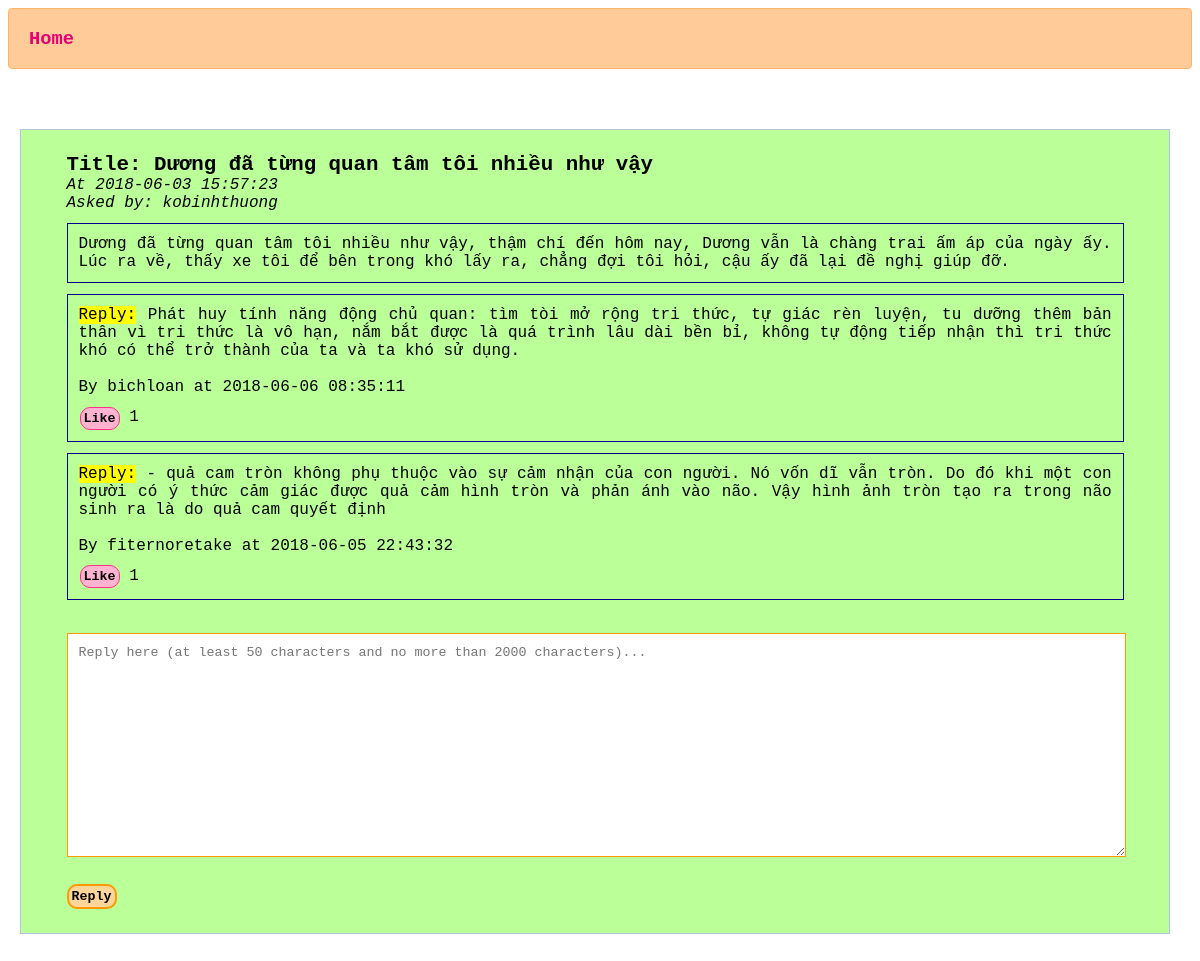
The page /question_page.php?id=16 (signed in) on the database its author committed.
### tables this page shows
CREATE TABLE IF NOT EXISTS `topic` (
  `topic_id` int(200) NOT NULL AUTO_INCREMENT,
  `user_id` int(200) NOT NULL,
  `level` enum('2nd year students','3rd year students','4th year students') NOT NULL,
  `subject` text NOT NULL,
  `t_content` text NOT NULL,
  `date` datetime NOT NULL DEFAULT CURRENT_TIMESTAMP,
  PRIMARY KEY (`topic_id`),
  KEY `fk_topic1` (`user_id`)
);

CREATE TABLE IF NOT EXISTS `users` (
  `user_id` int(200) NOT NULL AUTO_INCREMENT,
  `user_name` varchar(20) NOT NULL,
  `password` varchar(50) NOT NULL,
  PRIMARY KEY (`user_id`)
);

### question_page.php (the view, shortened to what this page needs)
<!DOCTYPE html>
<?php
$db = mysqli_connect('localhost', 'root', '', 'forum') or die("Failed to connect to MySQL: " . mysqli_error());
$topic_id = $_GET['id'];
$get_topic = mysqli_query($db, "SELECT user_id, subject, `t_content`, `date` FROM `topic` WHERE topic_id = '$topic_id'");
$get_topic_result = mysqli_fetch_array($get_topic);
$subject = $get_topic_result['subject'];
$content = $get_topic_result['t_content'];
$date = $get_topic_result['date'];
$author_id = $get_topic_result['user_id'];
$get_u_name = mysqli_query($db, "SELECT `user_name` FROM `users` WHERE user_id = '$author_id'");
$get_u_name_result = mysqli_fetch_array($get_u_name);
$author_name = $get_u_name_result['user_name'];
$get_reply = mysqli_query($db, "SELECT reply_id, user_id, content, date FROM `replies` WHERE topic_id = '$topic_id'");
?>
<html>
    <head>
    </head>
    <body>
        <header>
            <h3><a href="http://localhost/forum/index.php">Home</a></h3>
        </header>
        <div class="format">
            <label>Title: <?php echo $subject; ?>
            </label>
            <div style="font-style: italic; margin-left: 2%;">
                At <?php echo $date; ?><br>
                Asked by: <?php echo $author_name; ?>
            </div>
            <section>
                <?php echo $content; ?>
            </section>
            <?php
            $rep_id = array();
            while ($row = mysqli_fetch_array($get_reply)) {
                $rep_id[] = $row['reply_id'];
                $u_id_list[] = $row['user_id'];
                $content_list[] = $row['content'];
                $date_list[] = $row['date'];
            }
            $no_record = count($rep_id);
            $name_array = array();
            for ($i = 0; $i < $no_record; $i++) {
                $u_id = $u_id_list[$i];
                $get_u_name = mysqli_query($db, "SELECT `user_name` FROM `users` WHERE user_id = '$u_id'");
                $get_u_name_result = mysqli_fetch_array($get_u_name);
                $u_name = $get_u_name_result['user_name'];
                array_push($name_array, $u_name);
            }
            $likes_number = array();
            for ($i = 0; $i < $no_record; $i++) {
                $id = $rep_id[$i];
                $get_like = mysqli_query($db, "SELECT COUNT(like_id) AS no_likes FROM likes WHERE reply_id = '$id'");
                $get_like_result = mysqli_fetch_array($get_like);
                $no_replies = $get_like_result['no_likes'];
                array_push($likes_number, $no_replies);
            }
            for ($i = $no_record - 1; $i >= 0; $i--) {
                ?>
                <section>
                    <?php
                    echo "<mark>Reply:</mark>" . " " . $content_list[$i] . "<br><br>";
                    echo "By " . $name_array[$i];
                    echo " at " . $date_list[$i];
                    ?>
                    <form method="post">
                        <button type="submit" name="like<?php echo $i; ?>" style="background-color: #ffb3d1; border: 1px solid #ff3385; margin-left: 1px;">Like</button> <?php echo $likes_number[$i]; ?>
                    </form>
                </section>
                <?php
            }
            ?>
            <form method="post">
                <textarea placeholder="Reply here (at least 50 characters and no more than 2000 characters)..." name="rep_content"></textarea>
                <button type="submit" name="reply">Reply</button>
            </form>
        </div>
    </body>
</html>

### question_page.php (style rules this page uses)
body { font-family: "Courier New"; }
header { background-color: #ffcc99; border: 1px #ffb366 solid; border-radius: 4px; padding-left: 20px; text-decoration: none; }
header a { text-decoration: none; color: #e60073; }
.format { margin: 5% 1% 5% 1%; width: 93%; border: 1px #B0C4DE solid; padding: 2%; background-color: #bbff99; }
.format label { margin-left: 2%; font-weight: bold; font-size: 1.3em; width: 90%; }
.format section { margin: 1% 2% 1% 2%; border: 1px darkblue solid; padding: 1%; text-align: justify; }
textarea { border: 1px #ff9900 solid; margin: 2% 2% 1% 2%; width: 94%; height: 200px; padding: 1%; }
button { background-color: #ffd699; font-family: "Courier New"; border: 2px #ff9900 solid; border-radius: 10px; padding: 3px; margin: 1% 0% 0% 2%; font-weight: bold; }

### rows shown on the page
topic: subject "Dương đã từng quan tâm tôi nhiều như vậy", date "2018-06-03 15:57:23", t_content "Dương đã từng quan tâm tôi nhiều như vậy, thậm chí đến hôm nay, Dương vẫn là chàng trai ấm áp của ngày ấy. Lúc ra về, thấy xe tôi để bên trong khó lấy ra, chẳng đợi tôi hỏi, cậu ấy đã lại đề nghị giúp đỡ."
users: user_name "kobinhthuong"

### other values the page prints
$name_array[$i] "bichloan"
$date_list[$i] "2018-06-06 08:35:11"
$likes_number[$i] "1"
$name_array[$i] "fiternoretake"
$date_list[$i] "2018-06-05 22:43:32"
